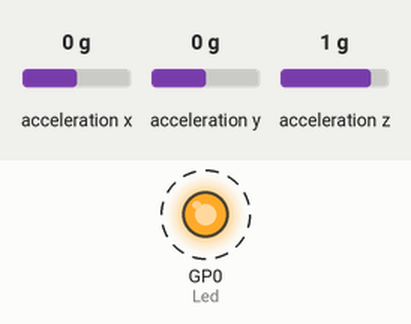
The program below on a simulated Raspberry Pi Pico running CircuitPython. Parts: output pins drawn as LEDs (lit = HIGH). Dashed ring = blinking. The inputs (shaded band) are chosen by the test bench; at power-on: acceleration x 0 g, acceleration y 0 g, acceleration z 1 g. Files the program writes start out absent.

Above: at 0.2 s.
Timing chart, 0 to 3.0 s (numbered marks = the images above):
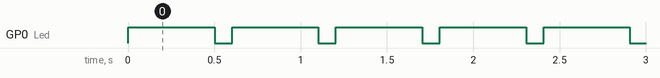

Measured:
- by itself, GP0 (Led): alternates HIGH for 0.50 s and LOW for 0.10 s

The program:

Data_1.py
```python
#type:ignore
import board
import time
import adafruit_mpu6050
import busio
import digitalio

sda_pin = board.GP14 #Sets the sda pin
scl_pin = board.GP15 #Sets the scl pin
i2c = busio.I2C(scl_pin, sda_pin) # Connects the sda and scl to i2c


Led = digitalio.DigitalInOut(board.GP0) # Set LED pin
Led.direction = digitalio.Direction.OUTPUT # Pin is using output

mpu = adafruit_mpu6050.MPU6050(i2c) # Sets up the MPU

with open("/data.csv", "a") as datalog: #When Data Mode is Active
    while True:
        time_elapsed = time.monotonic()
        Xaccel = mpu.acceleration[0] #Reads the X acceleration
        Yaccel = mpu.acceleration[1]
        Zaccel = mpu.acceleration[2]

        if abs(Zaccel) < 1: # If Z is 90 degrees from parallel
            Led.value = True # Turn LED on
            Tilted = True # Say if it's tilted
        else:
            Led.value = False # Turn LED off
            Tilted = False # Say if it's not tilted

        datalog.write(f"{time_elapsed},{Xaccel},{Yaccel},{Zaccel},{Tilted}\n") #Put the data into a chart

        Led.value = True # LED cycle
        time.sleep(.5)
        Led.value = False

        datalog.flush() # Save the data
        time.sleep(.1)
```
